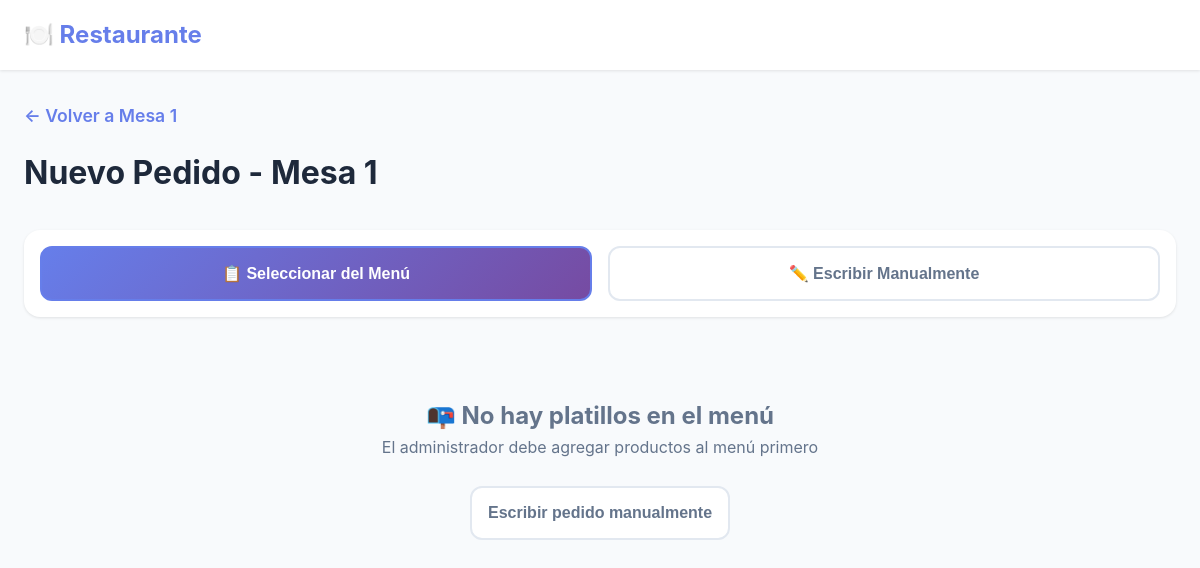
The app's page /nuevo_pedido/1 (signed in), older data.
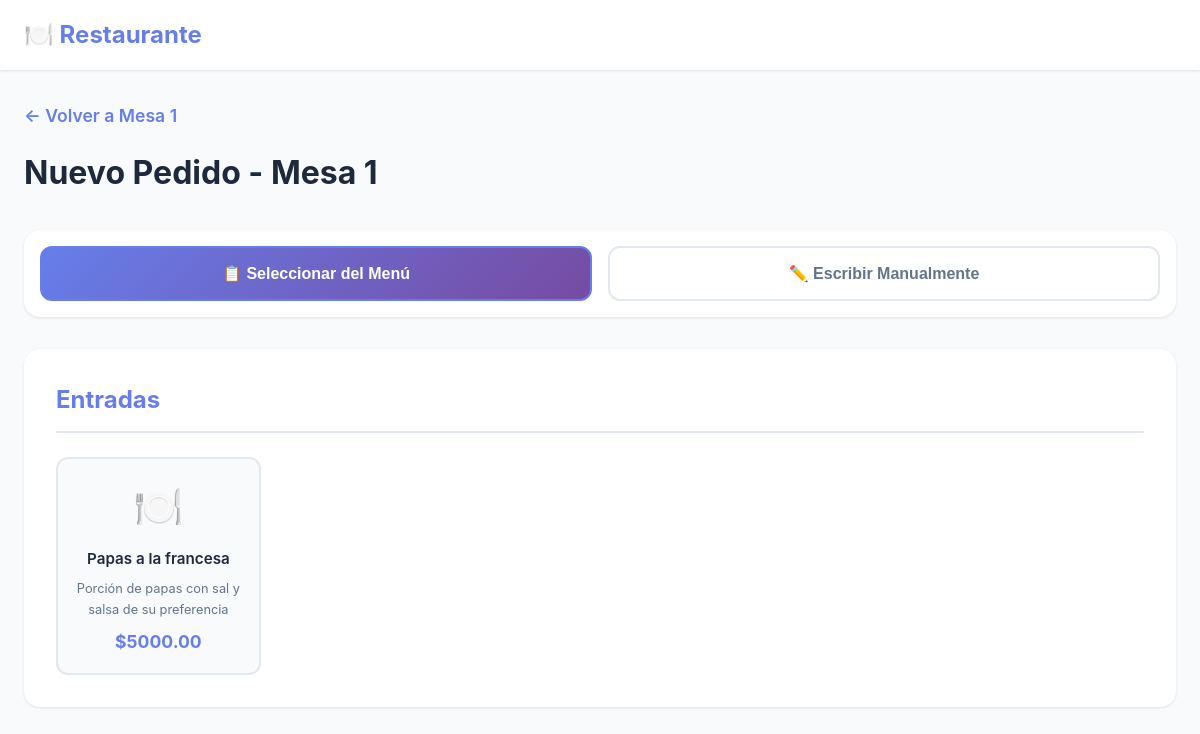
The same page, newer data.
### app.py (models this page shows)
class Mesa(db.Model):
    id = db.Column(db.Integer, primary_key=True)
    numero = db.Column(db.Integer, nullable=False, unique=True)
    capacidad = db.Column(db.Integer, default=4)
    activa = db.Column(db.Boolean, default=True)

class CategoriaMenu(db.Model):
    id = db.Column(db.Integer, primary_key=True)
    nombre = db.Column(db.String(100), nullable=False)
    orden = db.Column(db.Integer, default=0)
    activa = db.Column(db.Boolean, default=True)
    items = db.relationship('ItemMenu', backref='categoria', lazy=True, cascade='all, delete-orphan')

class ItemMenu(db.Model):
    id = db.Column(db.Integer, primary_key=True)
    nombre = db.Column(db.String(200), nullable=False)
    descripcion = db.Column(db.Text)
    precio = db.Column(db.Float, nullable=False)
    categoria_id = db.Column(db.Integer, db.ForeignKey('categoria_menu.id'), nullable=False)
    disponible = db.Column(db.Boolean, default=True)
    imagen_url = db.Column(db.String(500))
    orden = db.Column(db.Integer, default=0)

### app.py (the view, shortened to what this page needs)
@app.route("/nuevo_pedido/<int:mesa_id>", methods=["GET", "POST"])
@login_required
def nuevo_pedido(mesa_id):
    mesa = Mesa.query.get_or_404(mesa_id)
    items_menu = ItemMenu.query.filter_by(disponible=True).order_by(
        ItemMenu.categoria_id, ItemMenu.orden
    ).all()
    return render_template("nuevo_pedido.html", mesa=mesa, items_menu=items_menu)

### app.py (called while the page is built)
@login_manager.user_loader
def load_user(user_id):
    return Usuario.query.get(int(user_id))

### templates/nuevo_pedido.html (shortened to what this page needs)
<!DOCTYPE html>
<html lang="es">
<head>
</head>
<body>
    <nav class="navbar">
        <div class="nav-container">
            <div class="nav-brand">🍽️ Restaurante</div>
        </div>
    </nav>
    <div class="container">
        <div class="page-header">
            <a href="{{ url_for('ver_mesa', mesa_id=mesa.id) }}" class="btn-back">← Volver a Mesa {{ mesa.numero }}</a>
            <h1>Nuevo Pedido - Mesa {{ mesa.numero }}</h1>
        </div>
        <div class="mode-selector">
            <button class="mode-btn active" onclick="switchMode('menu')">
                📋 Seleccionar del Menú
            </button>
            <button class="mode-btn" onclick="switchMode('manual')">
                ✏️ Escribir Manualmente
            </button>
        </div>
        <form method="POST" id="orderForm">
            <div class="menu-view active" id="menuView">
                {% if items_menu %}
                    <div class="categorias-menu">
                        {% set categorias_dict = {} %}
                        {% for categoria_nombre, items in categorias_dict.items() %}
                        <div class="categoria-section">
                            <h2 class="categoria-header">{{ categoria_nombre }}</h2>
                            <div class="items-grid">
                                {% for item in items %}
                                <div class="item-card"onclick="selectItem('{{ item.nombre }}', {{ item.precio }}, '{{ item.descripcion|replace("'", "\\'") if item.descripcion else '' }}', this)">
                                    <div class="item-emoji">🍽️</div>
                                    <div class="item-nombre">{{ item.nombre }}</div>
                                    {% if item.descripcion %}
                                    <div class="item-descripcion">{{ item.descripcion }}</div>
                                    {% endif %}
                                    <div class="item-precio">${{ "%.2f"|format(item.precio) }}</div>
                                </div>
                                {% endfor %}
                            </div>
                        </div>
                        {% endfor %}
                    </div>
                {% else %}
                <div class="empty-menu">
                    <h2>📭 No hay platillos en el menú</h2>
                    <p>El administrador debe agregar productos al menú primero</p>
                    <br>
                    <button type="button" class="mode-btn" onclick="switchMode('manual')">
                        Escribir pedido manualmente
                    </button>
                </div>
                {% endif %}
            </div>
        </form>
    </div>
</body>
</html>

### templates/nuevo_pedido.html (style rules this page uses)
* { margin: 0; padding: 0; box-sizing: border-box; }
body { font-family: -apple-system, BlinkMacSystemFont, 'Segoe UI', Roboto, Oxygen, Ubuntu, Cantarell, sans-serif; background: #f8fafc; color: #1e293b; line-height: 1.6; padding-bottom: 5rem; }
.navbar { background: white; box-shadow: 0 1px 3px rgba(0,0,0,0.1); position: sticky; top: 0; z-index: 1000; }
.nav-container { max-width: 1400px; margin: 0 auto; padding: 1rem 1.5rem; display: flex; justify-content: space-between; align-items: center; }
.nav-brand { font-size: 1.5rem; font-weight: bold; color: #667eea; }
.container { max-width: 1200px; margin: 0 auto; padding: 2rem 1.5rem; }
.page-header { margin-bottom: 2rem; }
.btn-back { display: inline-block; margin-bottom: 1rem; color: #667eea; text-decoration: none; font-weight: 600; font-size: 1.1rem; }
.page-header h1 { font-size: 2rem; color: #1e293b; }
.mode-selector { display: flex; gap: 1rem; margin-bottom: 2rem; background: white; padding: 1rem; border-radius: 1rem; box-shadow: 0 1px 3px rgba(0,0,0,0.1); }
.mode-btn { flex: 1; padding: 1rem; border: 2px solid #e2e8f0; background: white; border-radius: 0.75rem; font-size: 1rem; font-weight: 600; cursor: pointer; transition: all 0.3s; color: #64748b; }
.mode-btn.active { background: linear-gradient(135deg, #667eea 0%, #764ba2 100%); color: white; border-color: #667eea; }
.menu-view { display: none; }
.menu-view.active { display: block; }
.categorias-menu { display: grid; gap: 2rem; }
.categoria-section { background: white; padding: 2rem; border-radius: 1rem; box-shadow: 0 1px 3px rgba(0,0,0,0.1); }
.categoria-header { font-size: 1.5rem; color: #667eea; margin-bottom: 1.5rem; padding-bottom: 0.75rem; border-bottom: 2px solid #e2e8f0; }
.items-grid { display: grid; grid-template-columns: repeat(auto-fill, minmax(200px, 1fr)); gap: 1rem; }
.item-card { background: #f8fafc; border: 2px solid #e2e8f0; border-radius: 0.75rem; padding: 1rem; cursor: pointer; transition: all 0.3s; text-align: center; }
.item-emoji { font-size: 2.5rem; margin-bottom: 0.5rem; }
.item-nombre { font-weight: 600; font-size: 0.95rem; margin-bottom: 0.5rem; }
.item-descripcion { font-size: 0.8rem; color: #64748b; margin-bottom: 0.5rem; display: -webkit-box; -webkitline: 2; -clamp: 2; -webkit-box-orient: vertical; overflow: hidden; }
.item-precio { font-weight: bold; font-size: 1.1rem; color: #667eea; }

Row changes from the older to the newer data that the page shows:
added CategoriaMenu: nombre "Entradas"
added ItemMenu: nombre "Papas a la francesa", descripcion "Porción de papas con sal y salsa de su preferencia", precio "5000.00"
Text that changed along with them:
text no longer shown: "📭 No hay platillos en el menú El administrador debe agregar productos al menú primero Escribir pedido manualmente"
